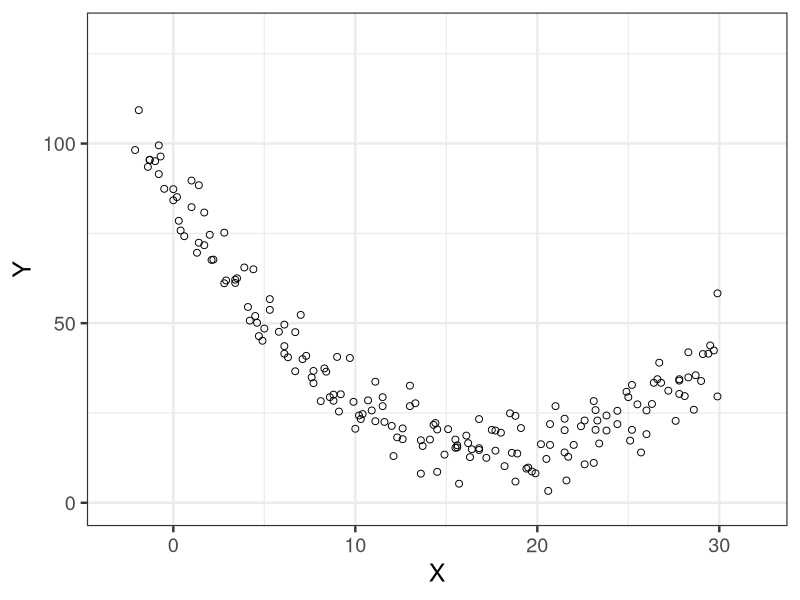

Here is the R script that generated this plot:
library(ggplot2)

d <- read.csv(file='input/data-aircon.txt')
p <- ggplot(data=d, aes(x=X, y=Y))
p <- p + theme_bw(base_size=18)
p <- p + geom_point(shape=1, size=2)
p <- p + labs(x='X', y='Y')
p <- p + scale_x_continuous(limits=c(-3, 32))
p <- p + scale_y_continuous(breaks=seq(from=0, to=100, by=50), limits=c(0, 130))
ggsave(file='output/fig7-5-left.png', plot=p, dpi=300, w=4, h=3)
